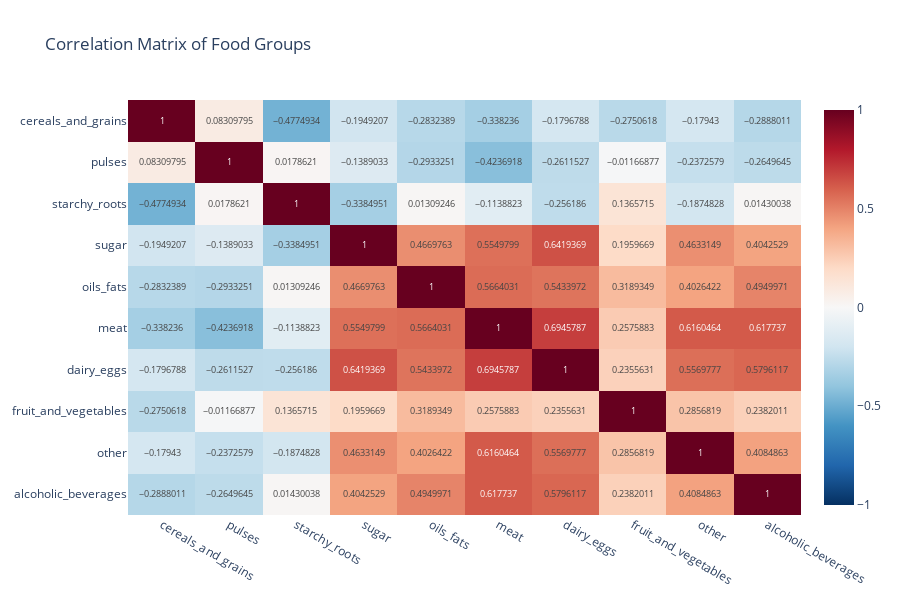

Here is the notebook cell this chart was saved with:
### Markdown cell above
## 6. Correlation Analysis

### Code cell
# Correlation heatmap between food groups
corr_matrix = df[food_cols].corr()

fig = px.imshow(corr_matrix, text_auto=True, aspect='auto', color_continuous_scale='RdBu_r',
                title='Correlation Matrix of Food Groups',
                zmin=-1, zmax=1)
fig.update_layout(height=600)
fig.show()

### Figure 1 — Plotly figure (JSON) as saved in the notebook; plotly's stock layout.template omitted (floating-point values rounded to 4 significant figures)
{"data": [{"coloraxis": "coloraxis", "hovertemplate": "x: %{x}<br>y: %{y}<br>color: %{z}<extra></extra>", "name": "0", "texttemplate": "%{z}", "type": "heatmap", "x": ["cereals_and_grains", "pulses", "starchy_roots", "sugar", "oils_fats", "meat", "dairy_eggs", "fruit_and_vegetables", "other", "alcoholic_beverages"], "xaxis": "x", "y": ["cereals_and_grains", "pulses", "starchy_roots", "sugar", "oils_fats", "meat", "dairy_eggs", "fruit_and_vegetables", "other", "alcoholic_beverages"], "yaxis": "y", "z": [[1.0, 0.0831, -0.4775, -0.1949, -0.2832, -0.3382, -0.1797, -0.2751, -0.1794, -0.2888], [0.0831, 1.0, 0.01786, -0.1389, -0.2933, -0.4237, -0.2612, -0.01167, -0.2373, -0.265], [-0.4775, 0.01786, 1.0, -0.3385, 0.01309, -0.1139, -0.2562, 0.1366, -0.1875, 0.0143], [-0.1949, -0.1389, -0.3385, 1.0, 0.467, 0.555, 0.6419, 0.196, 0.4633, 0.4043], [-0.2832, -0.2933, 0.01309, 0.467, 1.0, 0.5664, 0.5434, 0.3189, 0.4026, 0.495], [-0.3382, -0.4237, -0.1139, 0.555, 0.5664, 1.0, 0.6946, 0.2576, 0.616, 0.6177], [-0.1797, -0.2612, -0.2562, 0.6419, 0.5434, 0.6946, 1.0, 0.2356, 0.557, 0.5796], [-0.2751, -0.01167, 0.1366, 0.196, 0.3189, 0.2576, 0.2356, 1.0, 0.2857, 0.2382], [-0.1794, -0.2373, -0.1875, 0.4633, 0.4026, 0.616, 0.557, 0.2857, 1.0, 0.4085], [-0.2888, -0.265, 0.0143, 0.4043, 0.495, 0.6177, 0.5796, 0.2382, 0.4085, 1.0]]}], "layout": {"coloraxis": {"cmax": 1, "cmin": -1, "colorscale": [[0, "rgb(5,48,97)"], [0.1, "rgb(33,102,172)"], [0.2, "rgb(67,147,195)"], [0.3, "rgb(146,197,222)"], [0.4, "rgb(209,229,240)"], [0.5, "rgb(247,247,247)"], [0.6, "rgb(253,219,199)"], [0.7, "rgb(244,165,130)"], [0.8, "rgb(214,96,77)"], [0.9, "rgb(178,24,43)"], [1, "rgb(103,0,31)"]]}, "height": 600, "title": {"text": "Correlation Matrix of Food Groups"}, "xaxis": {"anchor": "y", "domain": [0, 1]}, "yaxis": {"anchor": "x", "autorange": "reversed", "domain": [0, 1]}}}
